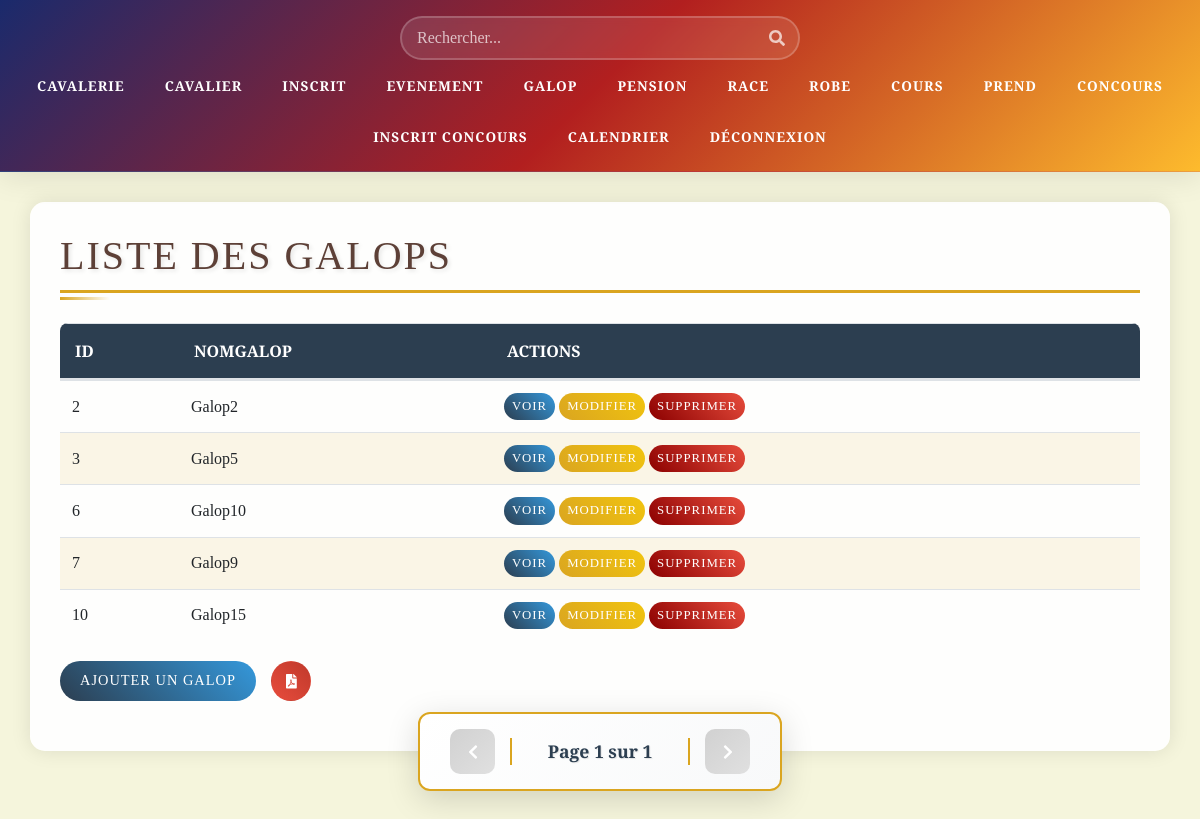
Page /Vue/vue_galop.php on the committed database.
### tables this page shows
CREATE TABLE `galop` (
  `idGalop` int(11) NOT NULL,
  `LibGalop` varchar(30) NOT NULL,
  `Supprime` int(11) NOT NULL DEFAULT 0
);

### Class/class_galop.php (called while the page is built, shortened)
<?php
class Galop
{
    public function galop_all(){
        $Con = connexionPDO();
        $SQL = "Select idGalop,LibGalop,Supprime from galop where Supprime = 0";
        $req = $Con->prepare($SQL);
        $req->execute();
        $resultat = $req->fetchall();
        return $resultat;
    }
}

### Vue/vue_galop.php (the view, shortened to what this page needs)
<?php
require 'vue_header.php';
require_once __DIR__ . '/../Class/class_galop.php';
?>
<!DOCTYPE html>
<html lang="fr">
<head>
    <link rel="stylesheet" href="https://stackpath.bootstrapcdn.com/bootstrap/4.4.1/css/bootstrap.min.css"
>
    <link rel="stylesheet" href="../Css/Css_header.css">
    <link rel="stylesheet" href="../Css/Css_vue.css">
</head>
<body>
    <main class="container">
        <div class="row">
            <section class = "col-12">
                <?php
                if(!empty($content)){
                    echo $content;
                } else {
                ?>
                <h1>Liste des Galops</h1>
                <table class="table">
                    <thead>
                        <tr>
                            <th>Id</th>
                            <th>NomGalop</th>
                            <th>Actions</th>
                        </tr>
                    </thead>
                    <tbody>
                        <?php
                        $galop = new Galop("","");
                        $allGalop = $galop->galop_all();
                        foreach ($allGalop as $ligne) {
                            ?>
                            <tr>
                                <td><?= htmlspecialchars($ligne['idGalop']); ?></td>
                                <td><?= htmlspecialchars($ligne['LibGalop']); ?></td>
                                <td><a href="vue_galop.php?id=<?= $ligne['idGalop']; ?>&action=Voir" class="btn btn-primary">Voir</a>
                                <a href="vue_galop.php?id=<?= $ligne['idGalop']; ?>&action=Modifier" class="btn btn-warning">Modifier</a>
                                <a href="vue_galop.php?id=<?= $ligne['idGalop']; ?>&action=Supprimer" class="btn btn-danger">Supprimer</a></td>
                            </tr>
                            <?php
                        }
                        ?>
                    </tbody>
                </table>
                <form method="get">
                <div class="action-buttons">
                        <form method="get" style="display: inline;">
                            <button type="submit" name="action" value="add" class="btn btn-primary">Ajouter un Galop</button>
                        </form>
                        <a href="../Class/PDF/class_GalopPDF.php" target="_blank" class="btn btn-pdf">
                            <i class="fas fa-file-pdf"></i>
                        </a>
                    </div>
                </form>
                <?php
            }
            ?>
        </section>
    </div>
</main>
</body>
</html>

### Css/Css_header.css (style rules this page uses)
:root { --header-bg: linear-gradient(135deg, #1a2a6c, #b21f1f, #fdbb2d); --nav-hover: rgba(255, 255, 255, 0.1); --text-color: #fff; --accent-color: #fdbb2d; --animation-speed: 0.3s; }
main { margin-top: 1rem; padding: 0 1rem; }

### Css/Css_vue.css (style rules this page uses)
:root { --primary-color: #2C3E50; --secondary-color: #8B4513; --accent-color: #DAA520; --light-color: #F5F5DC; --success-color: #2E7D32; --danger-color: #8B0000; --text-color: #1A1A1A; --bg-color: #F5F5DC; --card-bg: #FFFFFF; --table-stripe: rgba(218, 165, 32, 0.15); --table-hover: rgba(139, 69, 19, 0.2); --shadow-color: rgba(0, 0, 0, 0.15); --heading-color: #5D4037; --label-color: #2C3E50; }
body { background-color: var(--light-color); background-image: url('../images/texture-cuir.png'); font-family: 'Crimson Text', serif; }
h1 { color: var(--secondary-color); text-transform: uppercase; letter-spacing: 2px; border-bottom: 3px solid var(--accent-color); padding-bottom: 10px; margin-bottom: 30px; }
.container { background-color: rgba(255, 255, 255, 0.95); border-radius: 15px; box-shadow: 0 0 20px rgba(0, 0, 0, 0.1); padding: 30px; margin-top: 30px; }
.table { border-collapse: separate; border-spacing: 0; border-radius: 8px; overflow: hidden; }
.table thead { background-color: var(--primary-color); color: white; }
.table th { padding: 15px; font-weight: 600; text-transform: uppercase; }
.table td { padding: 12px; vertical-align: middle; }
.table tbody tr:nth-child(even) { background-color: rgba(218, 165, 32, 0.1); }
.btn { border-radius: 25px; padding: 8px 20px; transition: all 0.3s cubic-bezier(0.4, 0, 0.2, 1); text-transform: uppercase; font-size: 0.9rem; letter-spacing: 1px; position: relative; overflow: hidden; z-index: 1; }
.btn::before { content: ''; position: absolute; top: 0; left: 0; width: 0; height: 100%; background: rgba(255, 255, 255, 0.2); transition: all 0.3s ease; z-index: -1; }
.btn-primary { background: linear-gradient(45deg, var(--primary-color), #3498db); border: none; color: white; }
.btn-warning { background: linear-gradient(45deg, var(--accent-color), #f1c40f); border: none; color: white; }
.btn-danger { background: linear-gradient(45deg, var(--danger-color), #e74c3c); border: none; color: white; }
h1, h2, h3, h4, h5, h6 { position: relative; color: var(--heading-color); text-shadow: 2px 2px 4px rgba(0, 0, 0, 0.1); transition: all 0.3s ease; }
h1::after { content: ''; position: absolute; bottom: -10px; left: 0; width: 50px; height: 3px; background: linear-gradient(to right, var(--accent-color), transparent); transition: width 0.3s ease; }
a { position: relative; color: var(--primary-color); text-decoration: none; transition: all 0.3s ease; }
a::before { content: ''; position: absolute; bottom: -2px; left: 0; width: 0; height: 2px; background: var(--accent-color); transition: width 0.3s ease; }
.table td, .table th { transition: all 0.3s ease; }
.pagination-change { animation: pageChange 0.4s ease-out forwards; }
main { margin-bottom: 80px; }
.table td .btn { white-space: nowrap; padding: 4px 8px; font-size: 0.8rem; flex-shrink: 0; min-width: auto; margin: 0; }
.action-buttons { display: flex; align-items: center; gap: 15px; margin: 20px 0; }
.action-buttons .btn-primary { height: 40px; display: flex; align-items: center; padding: 0 20px; }
.btn-pdf { display: inline-flex; align-items: center; justify-content: center; width: 40px; height: 40px; background: linear-gradient(45deg, #e74c3c, #c0392b); color: white; border-radius: 50%; transition: all 0.3s ease; padding: 0; }

### rows in the picture
galop: idGalop "2", LibGalop "Galop2"
galop: idGalop "3", LibGalop "Galop5"
galop: idGalop "6", LibGalop "Galop10"
galop: idGalop "7", LibGalop "Galop9"
galop: idGalop "10", LibGalop "Galop15"
